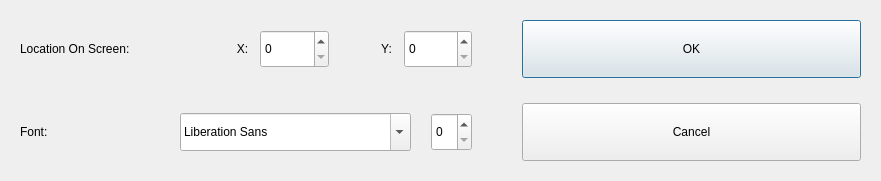
<?xml version="1.0" encoding="UTF-8"?>
<ui version="4.0">
 <class>Dialog</class>
 <widget class="QDialog" name="Dialog">
  <property name="geometry">
   <rect>
    <x>0</x>
    <y>0</y>
    <width>881</width>
    <height>181</height>
   </rect>
  </property>
  <property name="windowTitle">
   <string>Settings</string>
  </property>
  <widget class="QWidget" name="layoutWidget">
   <property name="geometry">
    <rect>
     <x>20</x>
     <y>20</y>
     <width>841</width>
     <height>141</height>
    </rect>
   </property>
   <layout class="QHBoxLayout" name="allLayout" stretch="4,3">
    <property name="spacing">
     <number>50</number>
    </property>
    <item>
     <layout class="QVBoxLayout" name="settingsLayout" stretch="0,0">
      <property name="spacing">
       <number>25</number>
      </property>
      <item>
       <layout class="QHBoxLayout" name="locationLayout" stretch="12,1,4,0,1,4">
        <property name="spacing">
         <number>9</number>
        </property>
        <property name="topMargin">
         <number>10</number>
        </property>
        <property name="bottomMargin">
         <number>10</number>
        </property>
        <item>
         <widget class="QLabel" name="locationLabel">
          <property name="sizePolicy">
           <sizepolicy hsizetype="Expanding" vsizetype="Expanding">
            <horstretch>0</horstretch>
            <verstretch>0</verstretch>
           </sizepolicy>
          </property>
          <property name="font">
           <font>
            <pointsize>9</pointsize>
           </font>
          </property>
          <property name="text">
           <string>Location On Screen:</string>
          </property>
         </widget>
        </item>
        <item>
         <widget class="QLabel" name="xLabel">
          <property name="sizePolicy">
           <sizepolicy hsizetype="Expanding" vsizetype="Expanding">
            <horstretch>0</horstretch>
            <verstretch>0</verstretch>
           </sizepolicy>
          </property>
          <property name="font">
           <font>
            <pointsize>9</pointsize>
           </font>
          </property>
          <property name="text">
           <string>X:</string>
          </property>
          <property name="alignment">
           <set>Qt::AlignCenter</set>
          </property>
         </widget>
        </item>
        <item>
         <widget class="QSpinBox" name="xValue">
          <property name="sizePolicy">
           <sizepolicy hsizetype="Expanding" vsizetype="Expanding">
            <horstretch>0</horstretch>
            <verstretch>0</verstretch>
           </sizepolicy>
          </property>
          <property name="font">
           <font>
            <pointsize>9</pointsize>
           </font>
          </property>
         </widget>
        </item>
        <item>
         <spacer name="horizontalSpacer">
          <property name="orientation">
           <enum>Qt::Horizontal</enum>
          </property>
          <property name="sizeHint" stdset="0">
           <size>
            <width>40</width>
            <height>20</height>
           </size>
          </property>
         </spacer>
        </item>
        <item>
         <widget class="QLabel" name="yLabel">
          <property name="sizePolicy">
           <sizepolicy hsizetype="Expanding" vsizetype="Expanding">
            <horstretch>0</horstretch>
            <verstretch>0</verstretch>
           </sizepolicy>
          </property>
          <property name="font">
           <font>
            <pointsize>9</pointsize>
           </font>
          </property>
          <property name="text">
           <string>Y:</string>
          </property>
          <property name="alignment">
           <set>Qt::AlignCenter</set>
          </property>
         </widget>
        </item>
        <item>
         <widget class="QSpinBox" name="yValue">
          <property name="sizePolicy">
           <sizepolicy hsizetype="Expanding" vsizetype="Expanding">
            <horstretch>0</horstretch>
            <verstretch>0</verstretch>
           </sizepolicy>
          </property>
          <property name="font">
           <font>
            <pointsize>9</pointsize>
           </font>
          </property>
         </widget>
        </item>
       </layout>
      </item>
      <item>
       <layout class="QHBoxLayout" name="fontLayout" stretch="5,0,2,0">
        <property name="spacing">
         <number>20</number>
        </property>
        <property name="topMargin">
         <number>10</number>
        </property>
        <property name="bottomMargin">
         <number>10</number>
        </property>
        <item>
         <widget class="QLabel" name="fontLabel">
          <property name="sizePolicy">
           <sizepolicy hsizetype="Expanding" vsizetype="Expanding">
            <horstretch>0</horstretch>
            <verstretch>0</verstretch>
           </sizepolicy>
          </property>
          <property name="font">
           <font>
            <pointsize>9</pointsize>
           </font>
          </property>
          <property name="text">
           <string>Font:</string>
          </property>
         </widget>
        </item>
        <item>
         <spacer name="horizontalSpacer_2">
          <property name="orientation">
           <enum>Qt::Horizontal</enum>
          </property>
          <property name="sizeHint" stdset="0">
           <size>
            <width>40</width>
            <height>20</height>
           </size>
          </property>
         </spacer>
        </item>
        <item>
         <widget class="QFontComboBox" name="fontComboBox">
          <property name="sizePolicy">
           <sizepolicy hsizetype="Expanding" vsizetype="Expanding">
            <horstretch>0</horstretch>
            <verstretch>0</verstretch>
           </sizepolicy>
          </property>
          <property name="font">
           <font>
            <pointsize>9</pointsize>
           </font>
          </property>
          <property name="duplicatesEnabled">
           <bool>false</bool>
          </property>
         </widget>
        </item>
        <item>
         <widget class="QSpinBox" name="fontSize">
          <property name="sizePolicy">
           <sizepolicy hsizetype="Expanding" vsizetype="Expanding">
            <horstretch>0</horstretch>
            <verstretch>0</verstretch>
           </sizepolicy>
          </property>
          <property name="font">
           <font>
            <pointsize>9</pointsize>
           </font>
          </property>
         </widget>
        </item>
       </layout>
      </item>
     </layout>
    </item>
    <item>
     <layout class="QVBoxLayout" name="buttonsLayout">
      <property name="spacing">
       <number>25</number>
      </property>
      <item>
       <widget class="QPushButton" name="okButton">
        <property name="sizePolicy">
         <sizepolicy hsizetype="Minimum" vsizetype="Minimum">
          <horstretch>0</horstretch>
          <verstretch>0</verstretch>
         </sizepolicy>
        </property>
        <property name="font">
         <font>
          <pointsize>9</pointsize>
         </font>
        </property>
        <property name="text">
         <string>OK</string>
        </property>
       </widget>
      </item>
      <item>
       <widget class="QPushButton" name="cancelButton">
        <property name="sizePolicy">
         <sizepolicy hsizetype="Minimum" vsizetype="Minimum">
          <horstretch>0</horstretch>
          <verstretch>0</verstretch>
         </sizepolicy>
        </property>
        <property name="font">
         <font>
          <pointsize>9</pointsize>
         </font>
        </property>
        <property name="text">
         <string>Cancel</string>
        </property>
       </widget>
      </item>
     </layout>
    </item>
   </layout>
  </widget>
 </widget>
 <resources/>
 <connections/>
</ui>
